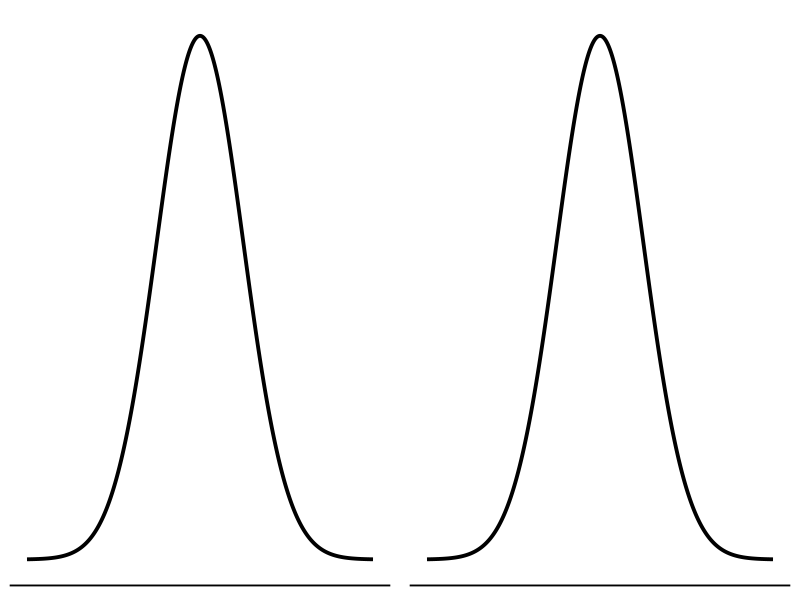
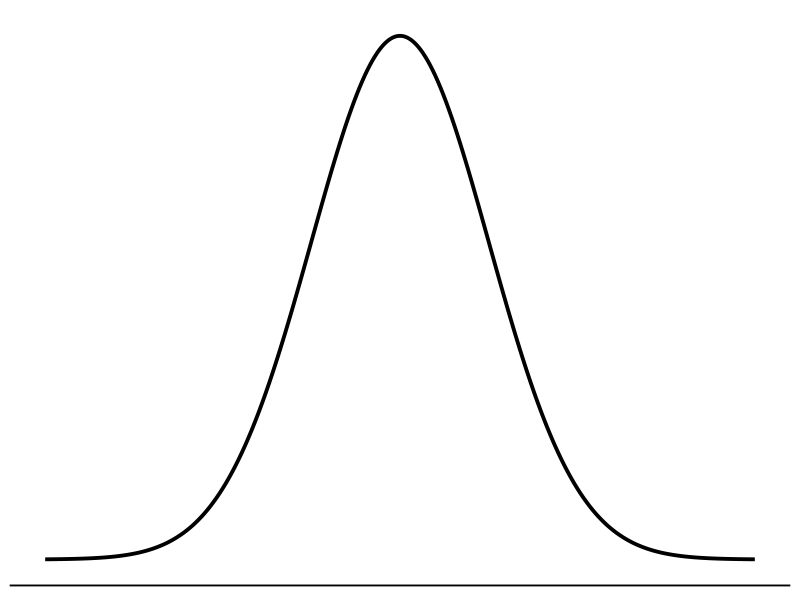

Write the R code that produced these figures, in order.
## ---- chunk 1
library(tidyverse)
options(scipen = 999)
## ---- chunk 2
#| fig-align: center
#| fig-height: 1
#| fig-width: 5
# Create x values
x <- seq(-4, 4, length.out = 500)

# Standard normal density
df <- data.frame(
  x = x,
  y = dnorm(x)
)

blank_normal <- ggplot(df, aes(x = x, y = y)) +
  geom_line(linewidth = 1.3) +

  # Only one tick at 0 labeled mu
  # scale_x_continuous(
  #   breaks = 0,
  #   labels = "",
  #   expand = c(0.02, 0.02)
  # ) +
  
  # Remove y-axis ticks and labels
  scale_y_continuous(breaks = NULL) +
  
  theme_classic(base_size = 14) +
  theme(
    axis.title = element_blank(),
    axis.text.y = element_blank(),
    axis.ticks.y = element_blank(),
    axis.line.y = element_blank(),
    axis.ticks.x = element_blank(),
    axis.text.x = element_blank()
  )

gridExtra::grid.arrange(
  blank_normal,
  blank_normal,
  nrow = 1
)
## ---- chunk 3
#| fig-align: left
#| fig-height: 1
#| fig-width: 2.5
blank_normal
## ---- chunk 4
n <- 1042
p_hat <- 0.82
se <- sqrt(p_hat * (1 - p_hat) / n)

ci_lb_99 <- p_hat - qnorm(1 - (1 - 0.99) / 2) * sqrt(p_hat * (1 - p_hat) / n)
ci_ub_99 <- p_hat + qnorm(1 - (1 - 0.99) / 2) * sqrt(p_hat * (1 - p_hat) / n)

ci_lb_90 <- p_hat - qnorm(1 - (1 - 0.9) / 2) * sqrt(p_hat * (1 - p_hat) / n)
ci_ub_90 <- p_hat + qnorm(1 - (1 - 0.9) / 2) * sqrt(p_hat * (1 - p_hat) / n)
